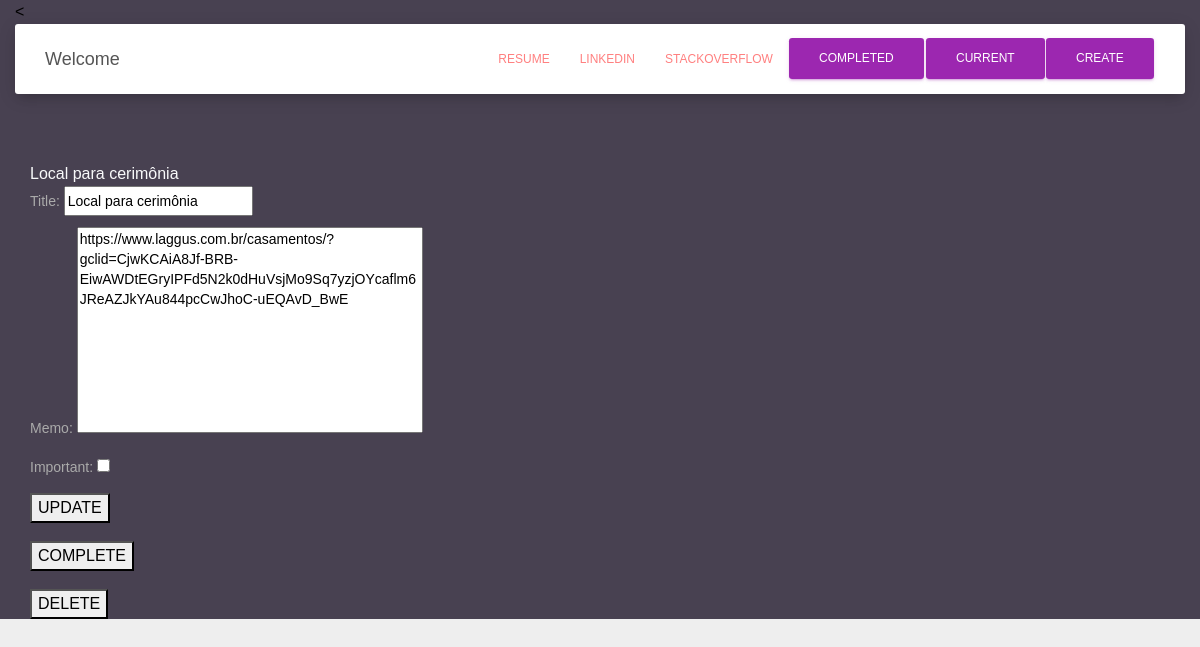
The page /todo/8 (signed in) on the database its author committed.
### todo/models.py (models this page shows, shortened)
class Todo(models.Model):
    title = models.CharField(max_length = 100)
    memo = models.TextField(blank = True)
    created = models.DateTimeField(auto_now_add=True) #in the console 1 -> datetime.date.today()
    datecompleted = models.DateField(null=True, blank=True)
    important = models.BooleanField(default=False)
    user = models.ForeignKey(User, on_delete=models.CASCADE)

### todo/views.py (the view, shortened to what this page needs)
# urls.py: path('todo/<int:todo_pk>', views.viewtodo, name='viewtodo'),
@login_required
def viewtodo(request, todo_pk):
    todo = get_object_or_404(Todo, pk=todo_pk)
    if request.method == 'GET':
        form = TodoForm(instance=todo)
        return render(request, 'todo/viewtodo.html', {'todo': todo, 'form': form})

### todo/templates/todo/viewtodo.html (shortened to what this page needs)
{% extends 'todo/base.html' %}
{% block content %}
{{ todo.title }}
<form method="POST">
    {{ form.as_p}}
    <button type="submit">UPDATE</button>
</form>
<form method="POST" action="{% url 'completetodo' todo.id %}">
    <button type="submit">COMPLETE</button>
</form>
<form method="POST" action="{% url 'deletetodo' todo.id %}">
    <button type="submit">DELETE</button>
</form>
{% endblock %}

### todo/static/todo/custom.css (style rules this page uses)
body { font-family: 'Montserrat', sans-serif; }

### rows shown on the page
Todo: title "Local para cerimônia", memo "https://www.laggus.com.br/casamentos/?gclid=CjwKCAiA8Jf-BRB-EiwAWDtEGryIPFd5N2k0dHuVsjMo9Sq7yzjOYcaflm6JReAZJkYAu844pcCwJhoC-uEQAvD_BwE"
